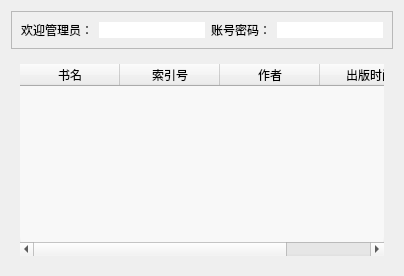
        <widget class="QWidget" name="page_2">
         <layout class="QVBoxLayout" name="verticalLayout_3">
          <item>
           <widget class="QFrame" name="frame_11">
            <property name="frameShape">
             <enum>QFrame::StyledPanel</enum>
            </property>
            <property name="frameShadow">
             <enum>QFrame::Raised</enum>
            </property>
            <layout class="QHBoxLayout" name="horizontalLayout_5">
             <item>
              <widget class="QLabel" name="label_4">
               <property name="text">
                <string>欢迎管理员：</string>
               </property>
              </widget>
             </item>
             <item>
              <widget class="LineEdit" name="lineEdit_9">
               <property name="styleSheet">
                <string notr="true">
background:rgb(255,255,255);
border-radius:20px;

</string>
               </property>
              </widget>
             </item>
             <item>
              <widget class="QLabel" name="label_5">
               <property name="text">
                <string>账号密码：</string>
               </property>
              </widget>
             </item>
             <item>
              <widget class="LineEdit" name="lineEdit_7">
               <property name="styleSheet">
                <string notr="true">
background:rgb(255,255,255);
border-radius:20px;
</string>
               </property>
              </widget>
             </item>
            </layout>
           </widget>
          </item>
          <item>
           <widget class="QFrame" name="frame_17">
            <property name="styleSheet">
             <string notr="true">QFrame#frame_17{
border-image: url(:/common2/hutao.jpg);
border-radius:20px
}</string>
            </property>
            <property name="frameShape">
             <enum>QFrame::StyledPanel</enum>
            </property>
            <property name="frameShadow">
             <enum>QFrame::Raised</enum>
            </property>
            <layout class="QHBoxLayout" name="horizontalLayout_6">
             <item>
              <widget class="QTableWidget" name="tableWidget_4">
               <property name="styleSheet">
                <string notr="true">QTableWidget#tableWidget_4{
background:rgba(255, 255, 255,150);
border-radius:20px;


}</string>
               </property>
               <column>
                <property name="text">
                 <string>书名</string>
                </property>
               </column>
               <column>
                <property name="text">
                 <string>索引号</string>
                </property>
               </column>
               <column>
                <property name="text">
                 <string>作者</string>
                </property>
               </column>
               <column>
                <property name="text">
                 <string>出版时间</string>
                </property>
               </column>
              </widget>
             </item>
            </layout>
           </widget>
          </item>
         </layout>
        </widget>
